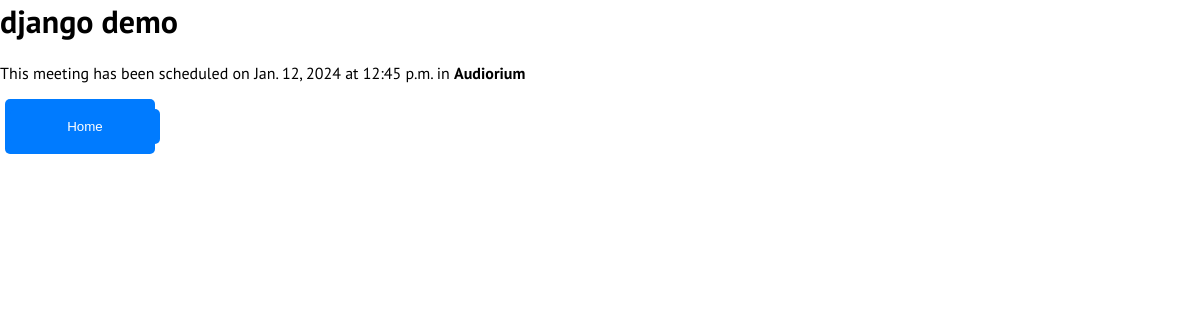
/meetings/meetings/25/, run on the app's committed database.
### meetings/models.py (models this page shows, shortened)
class Meeting(models.Model):
    title = models.CharField(max_length=255)
    date = models.DateField()
    start_time = models.TimeField()
    duration = models.IntegerField()
    room = models.ForeignKey('Room', on_delete=models.CASCADE)

class Room(models.Model):
    name = models.CharField(max_length=255)
    floor = models.IntegerField()
    room_number = models.IntegerField()
    def __str__(self):
        return self.name

### meetings/views.py (the view)
# urls.py: path('meetings/<int:pk>/', views.meeting_detail, name='meeting_detail'),
def meeting_detail(request, pk):
    meeting = get_object_or_404(Meeting, pk=pk)
    return render(request, 'meetings/meeting_detail.html', {'meeting': meeting})

### meetings/templates/meetings/meeting_detail.html (shortened to what this page needs)
{% extends "base.html" %}
{% block content %}
    <h1>{{ meeting.title }}</h1>
    <p>
        This meeting has been scheduled on {{ meeting.date }} at
        {{ meeting.start_time }} in <strong>{{ meeting.room }}</strong>
    </p>
    <p>
        <a href="{% url 'welcome' %}"><button>Home</button></a>
    </p>
{% endblock %}

### website/static/website/style.css (style rules this page uses)
body { margin: 0; padding: 0; font-family: 'PT Sans', sans-serif; }
a { display: block; text-align: center; padding: 10px 0; background-color: #007bff; color: #fff; text-decoration: none; margin: 0 5px; border-radius: 5px; width: 150px; transition: background-color 0.2s; }
button { display: block; text-align: center; padding: 10px 0; background-color: #007bff; color: #fff; border: none; margin: 0 5px; border-radius: 5px; width: 150px; transition: background-color 0.2s; }

### data on the page
Meeting: title "django demo", date "Jan. 12, 2024", start_time "12:45 p.m.", room "Audiorium"
